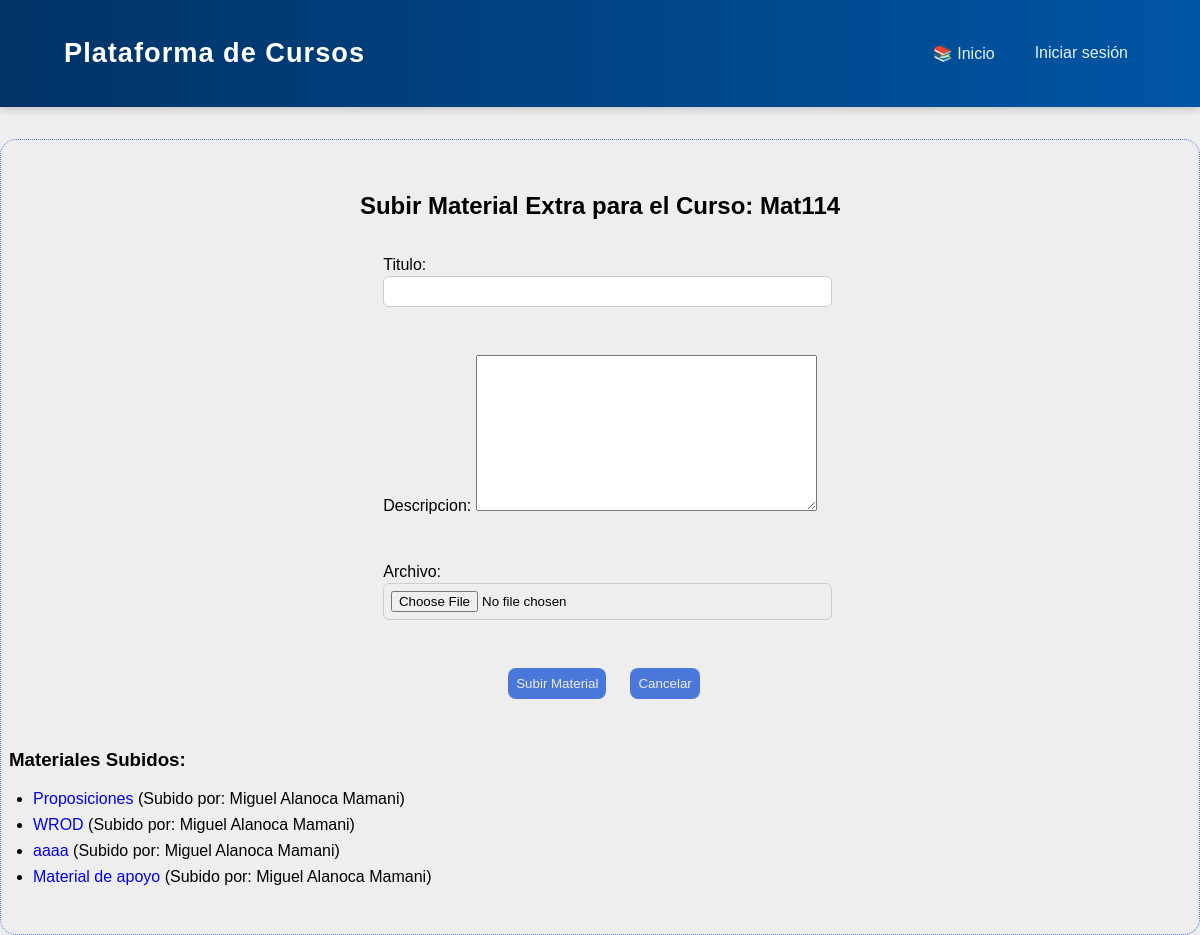
/curso/1/subir_material_extra/, run on the app's committed database.
### cursos/models.py (models this page shows, shortened)
class Curso(models.Model):
    titulo = models.CharField(max_length=200)
    descripcion = models.TextField()
    fecha_inicio = models.DateField()
    fecha_fin = models.DateField()
    profesor = models.ForeignKey(Profesor, on_delete=models.CASCADE)

class MaterialExtra(models.Model):
    profesor = models.ForeignKey(Profesor, on_delete=models.CASCADE)
    curso = models.ForeignKey(Curso, on_delete=models.CASCADE)
    titulo = models.CharField(max_length=100)
    descripcion = models.TextField(blank=True)
    archivo = models.FileField(upload_to='materiales/')
    fecha_subida = models.DateTimeField(auto_now_add=True)

class Profesor(models.Model):
    user = models.OneToOneField(User, on_delete=models.CASCADE) #Relacion de usuario para que el maestro tenga una sesion igual al estudiante
    nombre = models.CharField(max_length=100)
    email = models.EmailField(unique=True)
    especialidad = models.CharField(max_length=100)

### cursos/views.py (the view)
# urls.py: path('curso/<int:curso_id>/subir_material_extra/', views.subir_material_extra, name='subir_material_extra'),
def subir_material_extra(request, curso_id):
    curso = get_object_or_404(Curso, id=curso_id)
    if request.method == 'POST':
        form = MaterialExtraForm(request.POST, request.FILES)
        if form.is_valid():
            material = form.save(commit=False)
            material.curso = curso
            material.profesor = Profesor.objects.get(user=request.user)
            material.save()
            Recurso.objects.create(
                titulo=material.titulo,
                descripcion=material.descripcion,
                tipo_archivo="Archivo",
                enlace=material.archivo.url,
                curso=curso
            )
            return redirect('subir_material_extra', curso_id=curso.id)
    else:
        form = MaterialExtraForm()
    material_extra = MaterialExtra.objects.filter(curso=curso)
    return render(request, 'cursos/subir_material_extra.html', {
        'curso': curso,
        'form': form,
        'material_extra': material_extra,
    })

### cursos/forms.py
class MaterialExtraForm(forms.ModelForm):
    class Meta:
        model = MaterialExtra
        fields = ('titulo', 'descripcion', 'archivo')

### cursos/templates/cursos/subir_material_extra.html (shortened to what this page needs)
{% extends 'cursos/base.html' %}
{% block content %}
<h2 class="centrado">Subir Material Extra para el Curso: {{ curso.titulo }}</h2>
<form method="post" enctype="multipart/form-data">
    {{ form.as_p }}
    <div class="btn-container">
        <button type="submit">Subir Material</button>
        <a href="{% url 'detalle_curso' curso.id %}"><button type="button">Cancelar</button></a>
    </div>
</form>
<div class="material-extra">
{% if material_extra %}
    <h3>Materiales Subidos:</h3>
    <ul>
        {% for material in material_extra %}
            <li>
                <a href="{{ material.archivo.url }}">{{ material.titulo }}</a>
                (Subido por: {{ material.profesor.nombre }})
            </li>
        {% endfor %}
    </ul>
{% else %}
    <p>No hay material extra disponible para este curso.</p>
{% endif %}
</div>
{% endblock %}

### static/css/estilos_generales.css (style rules this page uses)
:root { --color-primario: #eeeeee; --color-secundario:#4977da; --color-tablas:#224bbe; --color-hoverbtn:#5cb6ee; }
* { text-decoration: none; }
body { font-family: 'Gill Sans', 'Gill Sans MT', Calibri, 'Trebuchet MS', sans-serif; margin: 0px; height: 100vh; width: auto; padding: 0px; background-color: var(--color-primario); }
button { transition: all 0.3s ease; border-radius: 8px; border: 0px; background-color: var(--color-secundario); color: var(--color-primario); padding: 0.5rem; margin-left:0.5rem; }
.centrado { text-align: center; }
.btn-container { display: flex; gap: 1rem; justify-content: center; margin-top: 1rem; }
form { display: flex; flex-direction: column; gap: 1rem; max-width: 500px; margin: auto; }
.material-extra { margin-top: 2rem; }
.material-extra ul { padding-left: 1.5rem; list-style: disc; }
.material-extra li { margin-bottom: 0.5rem; }

### static/css/estilos_perfil_usuario.css (style rules this page uses)
input, select { width: 100%; padding: 0.5em; border-radius: 6px; border: 1px solid #ccc; margin-top: 0.2em; }

### data on the page
Curso: titulo "Mat114"
MaterialExtra: titulo "Proposiciones", profesor.nombre "Miguel Alanoca Mamani"
MaterialExtra: titulo "WROD", profesor.nombre "Miguel Alanoca Mamani"
MaterialExtra: titulo "aaaa", profesor.nombre "Miguel Alanoca Mamani"
MaterialExtra: titulo "Material de apoyo", profesor.nombre "Miguel Alanoca Mamani"
